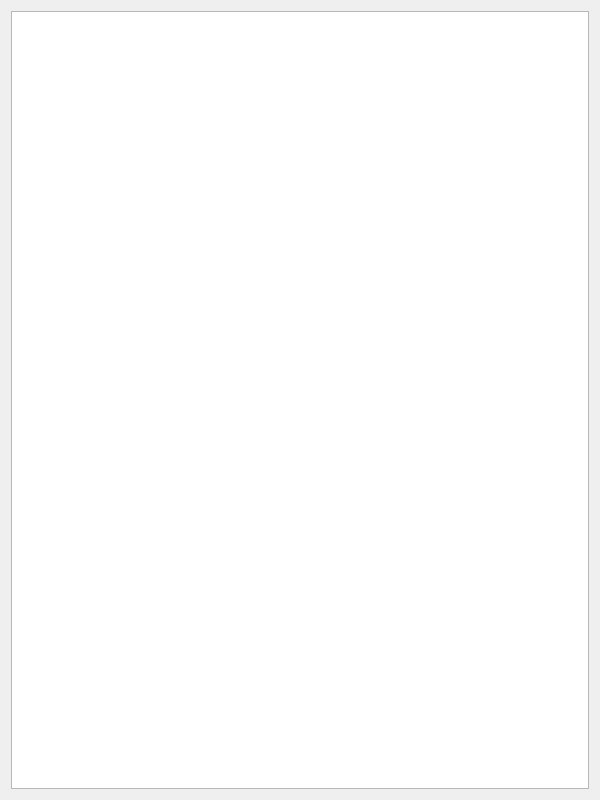
<?xml version="1.0" encoding="UTF-8"?>
<ui version="4.0">
 <class>RecordWindow</class>
 <widget class="QWidget" name="RecordWindow">
  <property name="geometry">
   <rect>
    <x>0</x>
    <y>0</y>
    <width>600</width>
    <height>800</height>
   </rect>
  </property>
  <property name="windowTitle">
   <string>游戏记录</string>
  </property>
  <layout class="QHBoxLayout" name="horizontalLayout">
   <item>
    <widget class="QTableView" name="tableView">
     <property name="font">
      <font>
       <pointsize>8</pointsize>
       <italic>false</italic>
      </font>
     </property>
     <property name="sortingEnabled">
      <bool>true</bool>
     </property>
    </widget>
   </item>
  </layout>
 </widget>
 <resources/>
 <connections/>
</ui>
